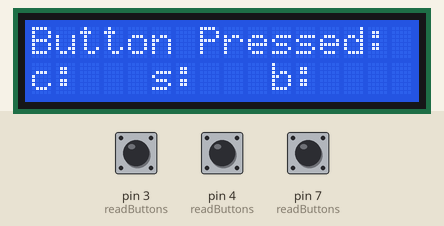
Bench run of a sketch on a simulated Arduino Uno, built with avr-gcc and run on an emulated ATmega328P. On the bench: 16×2 character LCD. Inputs (shaded band) come from the test bench; at power-on: pin 3 (readButtons) LOW, pin 4 (readButtons) LOW, pin 7 (readButtons) LOW.

Above: at 1.2 s.
1.3 s: pin 3 (readButtons) pulled HIGH for 0.15 s
At 1.7 s:
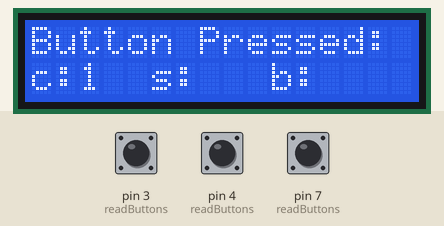
2.9 s: pin 4 (readButtons) pulled HIGH for 0.15 s
At 4.1 s:
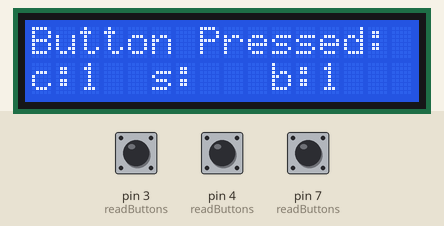
4.5 s: pin 7 (readButtons) pulled HIGH for 0.15 s
At 5.3 s:
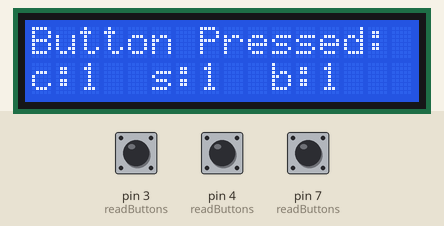
6.1 s: pin 3 (readButtons) pulled HIGH for 1 s
At 6.5 s:
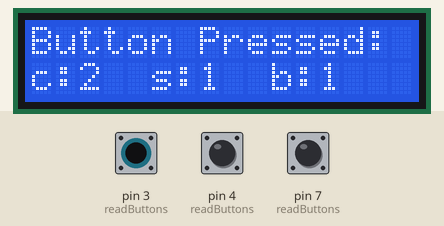
8.6 s: pin 4 (readButtons) pulled HIGH for 1 s
At 9.6 s:
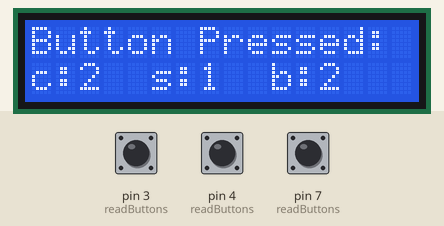
11.1 s: pin 7 (readButtons) pulled HIGH for 1 s
At 11.5 s:
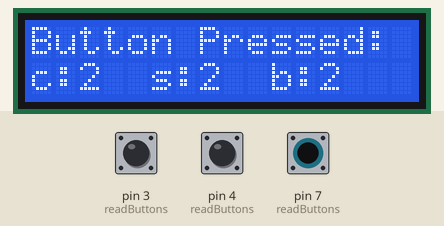
Timing chart, 0 to 14.1 s (numbered marks = the images above; inputs shaded):
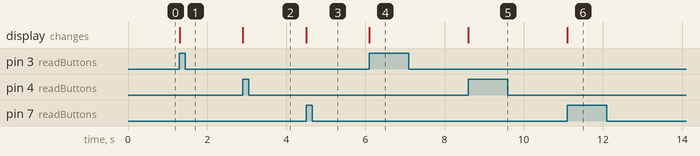

The sketch:

ButtonInput.ino
```cpp
/*
    This code prints to an LCD via I2C how many
    times each button was pressed:
        Cycle   (c, on pin 3)
        Select  (s, on pin 7)
        Back    (b, on pin 4)
    The buttons are assumed to have external pull-up resistors.
    No de-bouncing is done in software.
    Ivo Urbanczyk 25 Jun 2024
*/

#include <Wire.h>
#include <hd44780.h>                       // main hd44780 header
#include <hd44780ioClass/hd44780_I2Cexp.h> // i2c expander i/o class header

#include "ButtonInput.hpp"

#define LCD_COLS 16
#define LCD_ROWS 2

hd44780_I2Cexp lcd(0x27); // declare lcd object: auto locate & auto config expander chip
    // we don't give it a specific I2C address because the library auto finds it.

byte c_count = 0;  // no. times this button was pressed.
byte s_count = 0;
byte b_count = 0;
byte keyboard_interrupt = 0;

void setup() {
    int status;

    // set required button pins as inputs
    //PORTB = PORTB & 0b11111110; // setting PB0 (pin8) as input without pullup.
    //DDRB  = DDRB  & 0b11111110;
    PORTC = PORTC & 0b01100111; // setting PD7, PD4, PD3 (pin7, pin4, pin3)as inputs without pullups.
    DDRC  = DDRC  & 0b01100111;

    Serial.begin(9600); // open the serial port at 9600 bps:
    Wire.begin();       // join I2C bus as master

    status = lcd.begin(LCD_COLS, LCD_ROWS); // initialising lcd (also turns on backlight)
    if(status) {
        hd44780::fatalError(status);
    } // if there was an error, blink the lcd backlight.
    lcd.print("Button Pressed:");
    lcd.setCursor(0,1);
    lcd.print("c:   s:   b:   ");
}

void loop() {
    Button button = readButtons();
    switch(button) {
        case cycle: {
            lcd.setCursor(2,1);
            c_count++;
            lcd.print(c_count, DEC);
        } break;
        case select: {
            lcd.setCursor(7,1);
            s_count++;
            lcd.print(s_count, DEC);
        } break;
        case back: {
            lcd.setCursor(12,1);
            b_count++;
            lcd.print(b_count, DEC);
        }
    }
}
```

ButtonInput.cpp
```cpp
#include "ButtonInput.hpp"

// defined in main .ino file
extern byte keyboard_interrupt;

Button readButtons() {
    /*
        A function that performs rising edge detection on the three input buttons:
            Cycle   (c)
            Select  (s)
            Back    (b)
        Returns the Button enum type. No debouncing is done in software.
        Assumes:
            - only one button is pressed at a time.
            - input pins are already configured as inputs with external pullups.
            - it is called from within a loop.
    */
    byte c_current = digitalRead(3);
    byte s_current = digitalRead(7);
    byte b_current = digitalRead(4);

    Button pressed;

    static byte c_prev = c_current;
    static byte s_prev = s_current;
    static byte b_prev = b_current;

    // this is used to detect rising edge.
    if(c_current==1 && c_prev==0)
        pressed = cycle;
    else if(s_current==1 && s_prev==0)
        pressed = select;
    else if(b_current==1 && b_prev==0)
        pressed = back;
    else
        pressed = none;

    c_prev = c_current;
    s_prev = s_current;
    b_prev = b_current;

    return pressed;
}


ISR(PCINT2_vect) {
    if((PIND & 0b10011000) != 0) {
        keyboard_interrupt = 1;    // rising edge on any of the CSB buttons
    }
    else keyboard_interrupt = 0;    // falling edge (ignore this interrupt)
}
```

ButtonInput.hpp
```cpp
#ifndef BUTTON_INPUT_H
#define BUTTON_INPUT_H

#include <Arduino.h>

typedef enum {none, cycle, select, back} Button;

Button readButtons();

ISR(PCINT2_vect);

#endif
```

Measured:
- after the input at 1.3 s, the display: changes at once (image 1)
- after the input at 2.9 s, the display: changes at once (image 2)
- after the input at 4.5 s, the display: changes at once (image 3)
- after the input at 6.1 s, the display: changes at once (image 4)
- after the input at 8.6 s, the display: changes at once (image 5)
- after the input at 11.1 s, the display: changes at once (image 6)
